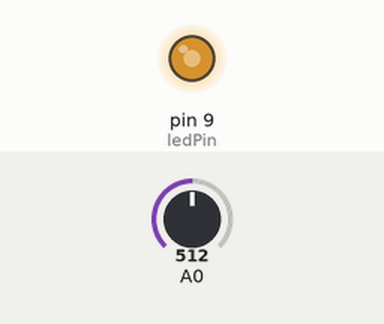
This sketch was run on a simulated Arduino Uno, built with avr-gcc and run on an emulated ATmega328P. Shown: output pins drawn as LEDs (lit = HIGH). The test bench sets the inputs (shaded band); at power-on: A0 = 512. What the sketch prints to the serial monitor is not drawn.

Above: at 1.2 s.
1.3 s: A0 set to 390
At 2.2 s:
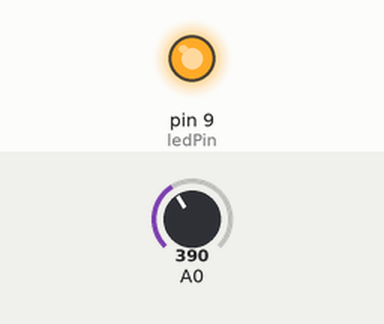
2.8 s: A0 set to 399
At 3.4 s:
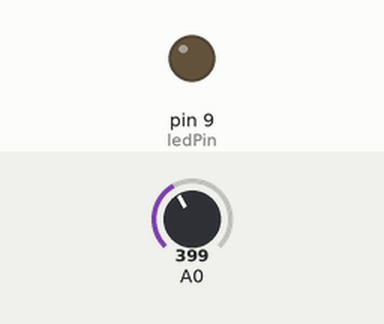
4.3 s: A0 set to 511
At 5.5 s:
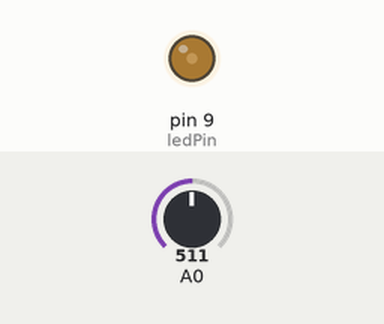
5.8 s: A0 set to 306
At 6.9 s:
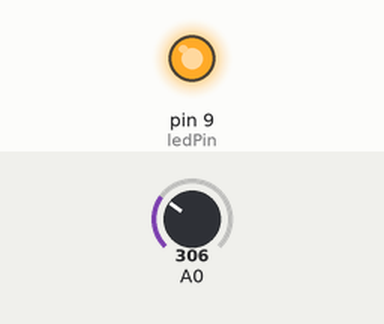
7.3 s: A0 set to 410
At 8.0 s:
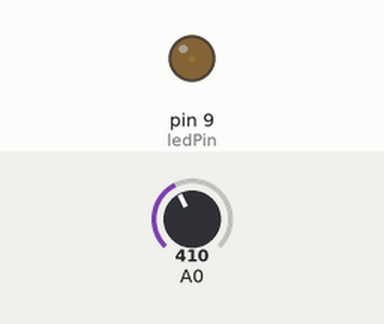
8.8 s: A0 set to 122
At 9.2 s:
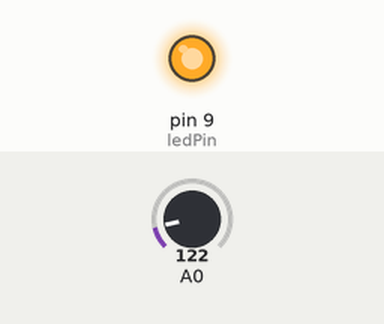
Timing chart, 0 to 11.3 s (numbered marks = the images above; inputs shaded):
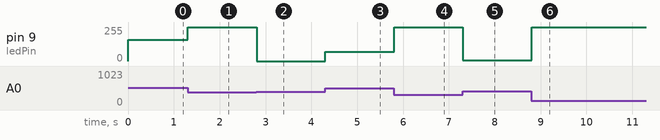

Measured:
- the behaviour switches between 398 and 399 on A0 (found by bisection; images 1 and 2)
- after the input at 1.3 s, pin 9 (ledPin): 161/255 → 255/255 at once
- after the input at 2.8 s, pin 9 (ledPin): 255/255 → 0/255 at once
- after the input at 4.3 s, pin 9 (ledPin): 0/255 → 69/255 at once
- after the input at 5.8 s, pin 9 (ledPin): 69/255 → 255/255 at once
- after the input at 7.3 s, pin 9 (ledPin): 255/255 → 6/255 at once
- after the input at 8.8 s, pin 9 (ledPin): 6/255 → 255/255 at once

The sketch:

ThirdWardanalogRead.ino
```cpp
int pot = 0;
int ledPin = 9;
int mapValue = 0;
int low = 0;


void setup(){

  Serial.begin(9600);
  pinMode(ledPin, OUTPUT);

}


void loop(){

  pot = analogRead(A0);
  //Serial.println(pot);
  //pot = pot/4;
  if(pot < 400){
    low = 400;
  }
  mapValue = map(pot, low, 810, 0,255);
  Serial.println(mapValue);
  analogWrite(ledPin, mapValue);


}
```
